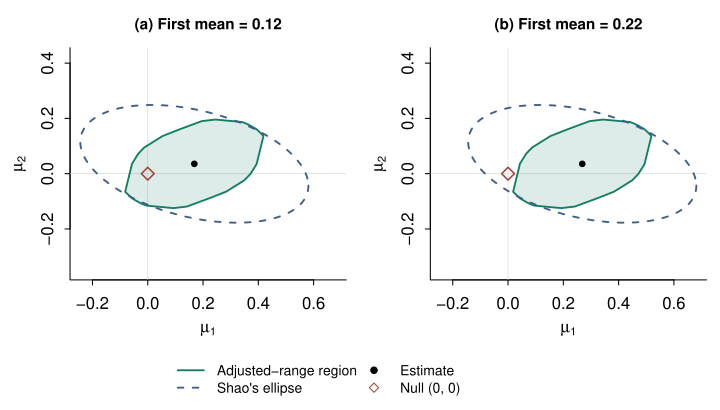

Recreate this plot in R.
# Different decisions from two affine-equivariant self-normalizers.
# Chapter 6, Econometrics and Time Series Methods.
# Run from this directory. All data are simulated; no download is required.
# install.packages("aersn")
library(aersn)
stopifnot(packageVersion("aersn") >= "0.2.3")

# Reproduce the preceding example without rerunning its plots and references.
set.seed(61009)
n <- 300L
burn <- 500L
A <- matrix(c(0.45, 0.25, -0.15, 0.30), 2, byrow = TRUE)
C <- matrix(c(1, 0, 0.6, 0.8), 2, byrow = TRUE)
mu <- c(0.12, -0.06)
x <- matrix(0, n + burn, 2)
e <- matrix(rnorm(2 * (n + burn)), n + burn, 2) %*% t(C)
for (i in 2:nrow(x)) x[i, ] <- A %*% x[i - 1L, ] + e[i, ]
Y <- sweep(x[(burn + 1L):(burn + n), ], 2, mu, "+")

# BEGIN BOOK DIFFERENT DECISIONS
# Raise the first population mean from 0.12 to 0.22.
Y2 <- sweep(Y, 2, c(0.10, 0), "+")
fit2 <- aersn_mean(Y2, names = c("mu1", "mu2"))
ref_h2 <- aersn_reference(fit2, draws = 100000, seed = 61012,
                          statistic = "hull_gauge")
ref_s2 <- aersn_reference(fit2, draws = 100000, seed = 61012,
                          statistic = "shao_sq2",
                          args = list(integration = "calendar"))
h2 <- aersn_test(fit2, null = c(0, 0), reference = ref_h2)
s2 <- aersn_test(fit2, null = c(0, 0), method = "shao",
                 reference = ref_s2)
comparison2 <- data.frame(
  method = c("Adjusted range", "Shao quadratic"),
  statistic = c(h2$statistic, s2$statistic),
  critical_95 = c(h2$critical.value, s2$critical.value),
  p_value = c(h2$p.value, s2$p.value),
  reject_5pct = c(h2$reject, s2$reject))
print(comparison2, row.names = FALSE, digits = 5)
# END BOOK DIFFERENT DECISIONS

# BEGIN BOOK DECISION AFFINE CHECK
H <- rbind(c(1, 1), c(1, -1))
b <- c(0.4, -0.2)
Y2_new <- sweep(Y2 %*% t(H), 2, b, "+")
fit2_new <- aersn_mean(Y2_new)
h2_new <- aersn_test(fit2_new, null = b, reference = ref_h2)
s2_new <- aersn_test(fit2_new, null = b, method = "shao",
                     reference = ref_s2)
stopifnot(abs(h2$statistic - h2_new$statistic) < 1e-8,
          abs(s2$statistic - s2_new$statistic) < 1e-8,
          h2$reject == h2_new$reject,
          s2$reject == s2_new$reject)
# END BOOK DECISION AFFINE CHECK

# A constant shift changes the estimate but not the centred influence path.
centred <- function(y) sweep(y, 2, colMeans(y))
stopifnot(max(abs(centred(Y2) - centred(Y))) < 1e-12)
G <- rbind(c(0, 0), apply(centred(Y2), 2, cumsum)) / sqrt(n)
z <- sqrt(n) * colMeans(Y2)
V <- crossprod(G) / n
shao_direct <- drop(crossprod(z, solve(V, z)))
P <- G[chull(G), , drop = FALSE]
D <- do.call(rbind, lapply(seq_len(nrow(P)), function(j) sweep(P, 2, P[j, ])))
K <- D[chull(D), , drop = FALSE]
edges <- K[c(2:nrow(K), 1), , drop = FALSE] - K
normal <- cbind(-edges[, 2], edges[, 1])
ranges <- apply(G %*% t(normal), 2, function(v) diff(range(v)))
hull_direct <- max(abs(drop(normal %*% z)) / ranges)
stopifnot(abs(shao_direct - s2$statistic) < 1e-8,
          abs(hull_direct - h2$statistic) < 1e-8,
          h2$reject, !s2$reject)

baseline <- aersn_mean(Y)
base_h <- aersn_test(baseline, null = c(0, 0), reference = ref_h2)
base_s <- aersn_test(baseline, null = c(0, 0), method = "shao", reference = ref_s2)
stopifnot(!base_h$reject, !base_s$reject)
region2_h <- aersn_region(fit2, reference = ref_h2)
polygon2 <- aersn_vertices(region2_h)
phi <- seq(0, 2 * pi, length.out = 501)
circle <- cbind(cos(phi), sin(phi))
eg <- eigen(V, symmetric = TRUE)
root <- eg$vectors %*% diag(sqrt(eg$values)) %*% t(eg$vectors)
ellipse2 <- sweep(sqrt(as.numeric(s2$critical.value) / n) * circle %*% root,
                  2, colMeans(Y2), "+")

draw_decisions <- function() {
  oldpar <- par(no.readonly = TRUE)
  on.exit(par(oldpar))
  par(mfrow = c(1, 2), mar = c(3.6, 3.5, 2.4, 0.7),
      oma = c(2.9, 0, 0, 0), mgp = c(2, 0.65, 0), tcl = -0.25)
  both <- rbind(polygon2, ellipse2,
                sweep(polygon2, 2, c(0.10, 0)),
                sweep(ellipse2, 2, c(0.10, 0)), c(0, 0))
  xlimits <- range(both[, 1])
  ylimits <- range(both[, 2])
  panel <- function(shift, title) {
    h <- sweep(polygon2, 2, shift)
    s <- sweep(ellipse2, 2, shift)
    center <- colMeans(Y2) - shift
    all <- rbind(h, s, center, c(0, 0))
    plot(all, type = "n", asp = 1, xlim = xlimits, ylim = ylimits,
         xlab = expression(mu[1]),
         ylab = expression(mu[2]), main = title, cex.main = 0.9, bty = "l")
    abline(h = 0, v = 0, col = "grey85", lwd = 0.7)
    polygon(h, col = adjustcolor("#147D64", 0.14), border = "#147D64", lwd = 1.8)
    lines(s, col = "#405D89", lty = 2, lwd = 1.8)
    points(center[1], center[2], pch = 19, cex = 0.75)
    points(0, 0, pch = 5, cex = 1.2, lwd = 1.5, col = "#9D4438")
  }
  panel(c(0.10, 0), "(a) First mean = 0.12")
  panel(c(0, 0), "(b) First mean = 0.22")
  par(fig = c(0, 1, 0, 1), mar = rep(0, 4), oma = rep(0, 4), new = TRUE)
  plot.new()
  legend("bottom", inset = 0.012, bty = "n", ncol = 2, cex = 0.87,
         legend = c("Adjusted-range region", "Shao's ellipse", "Estimate", "Null (0, 0)"),
         col = c("#147D64", "#405D89", "black", "#9D4438"),
         lty = c(1, 2, NA, NA), pch = c(NA, NA, 19, 5),
         lwd = c(1.8, 1.8, NA, NA))
}
pdf("aersn_different_decisions.pdf", width = 7.2, height = 4.1,
    pointsize = 12, useDingbats = FALSE)
draw_decisions(); dev.off()
png("aersn_different_decisions.png", width = 2160, height = 1230,
    res = 300, pointsize = 12)
draw_decisions(); dev.off()
write.csv(comparison2, "different_decisions.csv", row.names = FALSE)
write.csv(Y2, "shifted_vector_series.csv", row.names = FALSE)
write.csv(data.frame(method = comparison2$method,
  statistic_before = comparison2$statistic,
  statistic_after = c(h2_new$statistic, s2_new$statistic),
  p_mcse = c(h2$p.mcse, s2$p.mcse)), "decision_affine_check.csv", row.names = FALSE)
saveRDS(list(hull = ref_h2, shao = ref_s2), "decision_reference_draws.rds")
writeLines(c("Both direct formula checks passed.",
  "Centred influence paths agree before and after the fixed mean shift.",
  "Both affine-transformation checks passed.",
  sprintf("Direct hull discrepancy: %.3g", abs(hull_direct-h2$statistic)),
  sprintf("Direct quadratic discrepancy: %.3g", abs(shao_direct-s2$statistic))),
  "decision_validation.txt")
writeLines(capture.output(sessionInfo()), "decision_sessionInfo.txt")
